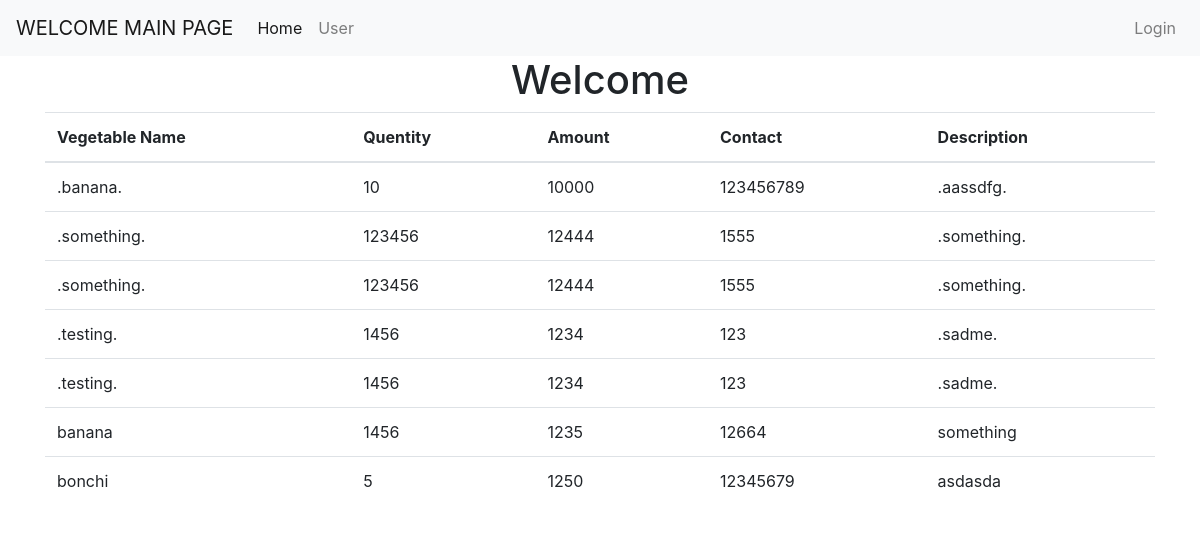
The app's page /index/index.php with its own data.
### tables this page shows
CREATE TABLE `ads` (
  `id` int(11) NOT NULL,
  `vgname` varchar(2000) NOT NULL,
  `quentity` int(10) NOT NULL,
  `amount` int(10) NOT NULL,
  `contact` int(11) NOT NULL,
  `description` varchar(2000) NOT NULL,
  `userid` varchar(11) NOT NULL
);

### index/index.php (the view, shortened to what this page needs)
<?php include '../include/dbinit.php'; ?>
<!doctype html>
<html lang="en">
<head>
    <link rel="stylesheet" href="../css/bootstrap.min.css" >
</head>
<body>
<?php
include '../include/menu.php';
?>
<center>
    <h1>Welcome</h1>
</center>
<div class="container">
    <table class="table table-hover">
        <thead>
        <tr>
            <th>Vegetable Name</th>
            <th>Quentity</th>
            <th>Amount</th>
            <th>Contact</th>
            <th>Description</th>
        </tr>
        </thead>
        <tbody>
        <?php
        $sql = "SELECT * FROM ads";
        $result = $conn->query($sql);
        if ($result->num_rows > 0) {
            while($row = $result->fetch_assoc()) {
                echo "    <tr>
                                <td>".$row["vgname"]."</td>
                                <td>".$row["quentity"]."</td>
                                <td>".$row["amount"]."</td>
                                <td>".$row["contact"]."</td>
                                <td>".$row["description"]."</td>
                             </tr>";
            }
        } else {
            echo "0 results";
        }
        ?>
        </tbody>
    </table>
</div>
</body>
</html>

### include/menu.php (shortened to what this page needs)
<nav class="navbar navbar-expand-md bg-light navbar-light">
	<a class="navbar-brand" href="../index">WELCOME MAIN PAGE</a>
	<div class="collapse navbar-collapse" id="collapsibleNavbar">
		<ul class="navbar-nav">
			<li class="nav-item active"><a class="nav-link" href="../index">Home</a></li>
			<li class="nav-item"><a class="nav-link" href="../user">User</a></li>
		</ul>
		<ul class="navbar-nav ml-auto">
			<?php
				if(isset($_SESSION["user"])){
		if($_SESSION["usertype"]==="admin"){
            print_r($_SESSION);
			echo "Im Admin";}
			if($_SESSION["usertype"]==="user"){
			echo "Im user";
            }
			if($_SESSION["usertype"]===""){
			echo "";}
					echo '<li class="nav-item"><a class="nav-link" href="#">'.$_SESSION["user"].'</a></li>';
					echo '<li class="nav-item"><a class="nav-link" href="../login/logoutaction.php">Logout</a></li>';
				} else {
					echo '<li class="nav-item"><a class="nav-link" href="../login">Login</a></li>';
				}
			?>
		</ul>
	</div>
</nav>

### records on screen
ads: vgname ".banana.", quentity "10", amount "10000", contact "123456789", description ".aassdfg."
ads: vgname ".something.", quentity "123456", amount "12444", contact "1555", description ".something."
ads: vgname ".something.", quentity "123456", amount "12444", contact "1555", description ".something."
ads: vgname ".testing.", quentity "1456", amount "1234", contact "123", description ".sadme."
ads: vgname ".testing.", quentity "1456", amount "1234", contact "123", description ".sadme."
ads: vgname "banana", quentity "1456", amount "1235", contact "12664", description "something"
ads: vgname "bonchi", quentity "5", amount "1250", contact "12345679", description "asdasda"
